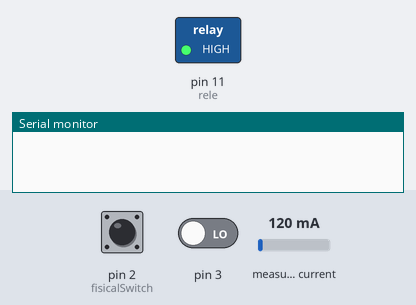
Simulated run of this sketch. Board: Arduino Uno, built with avr-gcc and run on an emulated ATmega328P. On the bench: switched loads named in the sketch (green lamp = pin HIGH), the last lines printed to the serial monitor. The inputs (shaded band) are chosen by the test bench; at power-on: pin 2 (fisicalSwitch) LOW, pin 3 LOW, measured current 120 mA.

Above: at 2.3 s.
2.4 s: pin 2 (fisicalSwitch) pulled HIGH for 3.2 s
At 3.0 s:
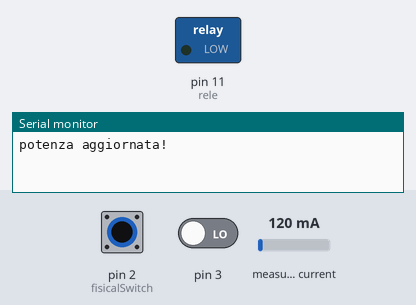
11.7 s: pin 2 (fisicalSwitch) pulled HIGH for 0.7 s
At 12.4 s:
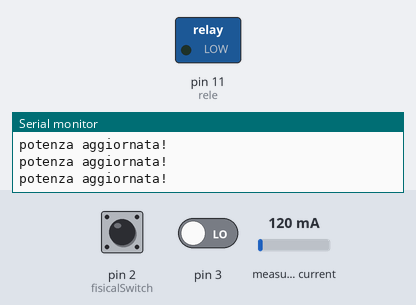
13.9 s: pin 3 driven HIGH
At 14.9 s:
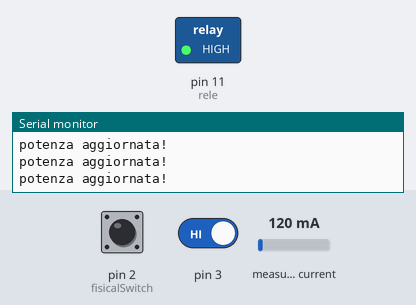
Timing chart, 0 to 16.4 s (numbered marks = the images above; inputs shaded):
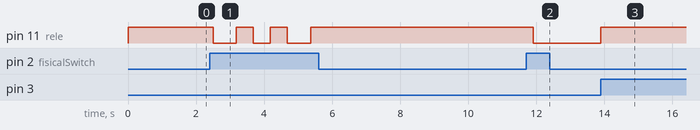

Measured:
- after the input at 2.4 s, pin 11 (rele): goes LOW 0.68 s, HIGH 0.50 s, LOW 0.50 s, HIGH 0.50 s, LOW 0.68 s, then HIGH, starting after 0.10 s
- after the input at 11.7 s, pin 11 (rele): HIGH → LOW after 0.21 s
- after the input at 13.9 s, pin 11 (rele): LOW → HIGH at once

The sketch:

ESP8266FirmwareSerialChild.ino
```cpp
#include <SoftwareSerial.h>
#include <EmonLib.h>

#define EnergySaveEnable 1
#define fisicalSwitch 2
#define power A0
#define rele 11
#define interruptPin 1 //pin 3 arduino uno
#define ThresholdInterruptDelay 100
const int sleepTime = 2000;
const int vac = 230;

SoftwareSerial esp8266(9, 10);
EnergyMonitor emon1;

int retries = 0;
int powerValue = 0;
boolean isHigh = true;
long lastMs;
long lastSent;

void setup() {
  initPins();
  initSerial();
  emon1.current(power, 9.3);
  attachInterrupt(interruptPin, changeState, CHANGE);
  lastMs = millis();
  lastSent = millis();
}

void loop() {
  delay(500);
  checkFisicalButtonChanged();
  checkEnergySaveMode();
  if (millis() - lastSent >= sleepTime) {
    computePower();
    lastSent = millis();
    esp8266.print(getMessage());
    Serial.println("potenza aggiornata!");
    if (esp8266.available() > 0) {
      Serial.println(esp8266.readString());
    }
  }
}

void computePower() {
  powerValue = (emon1.calcIrms(1480)) * 230 ;
  if (powerValue <= 13)
    powerValue = 0;
}

void initPins() {
  pinMode(rele, OUTPUT);
  pinMode(fisicalSwitch, INPUT);
  digitalWrite(rele, HIGH);
}

void initSerial() {
  esp8266.begin(115200);
  Serial.begin(9600);
}

void changeState() {
  if (isHigh && millis() - lastMs > ThresholdInterruptDelay) {
    isHigh = false;
    digitalWrite(rele, LOW);
    lastMs = millis();
  }
  else if (!isHigh && millis() - lastMs > ThresholdInterruptDelay) {
    isHigh = true;
    digitalWrite(rele, HIGH);
    lastMs = millis();
  }
}

void checkFisicalButtonChanged() {
  if (digitalRead(fisicalSwitch) == HIGH) {
    if (isHigh)
      sendMessageSwitch(0);
    else
      sendMessageSwitch(1);

    changeState();
  }
}

void checkEnergySaveMode() {
  if (EnergySaveEnable == 1)
    if (digitalRead(rele) == HIGH && powerValue <= 0) {
      if (retries >= 20) {
        if (isHigh)
          sendMessageSwitch(0);
        else
          sendMessageSwitch(1);

        changeState();
        retries = 0;
      }
      else {
        retries++;
      }
    }
}

void sendMessageSwitch(int value) {
  String pwr = "powerSwitch:";
  pwr += value;
  pwr += ";";
  esp8266.print(pwr);
}

String getMessage() {
  String pwr = "power:";
  pwr += powerValue;
  pwr += ";";
  return pwr;
}
```
